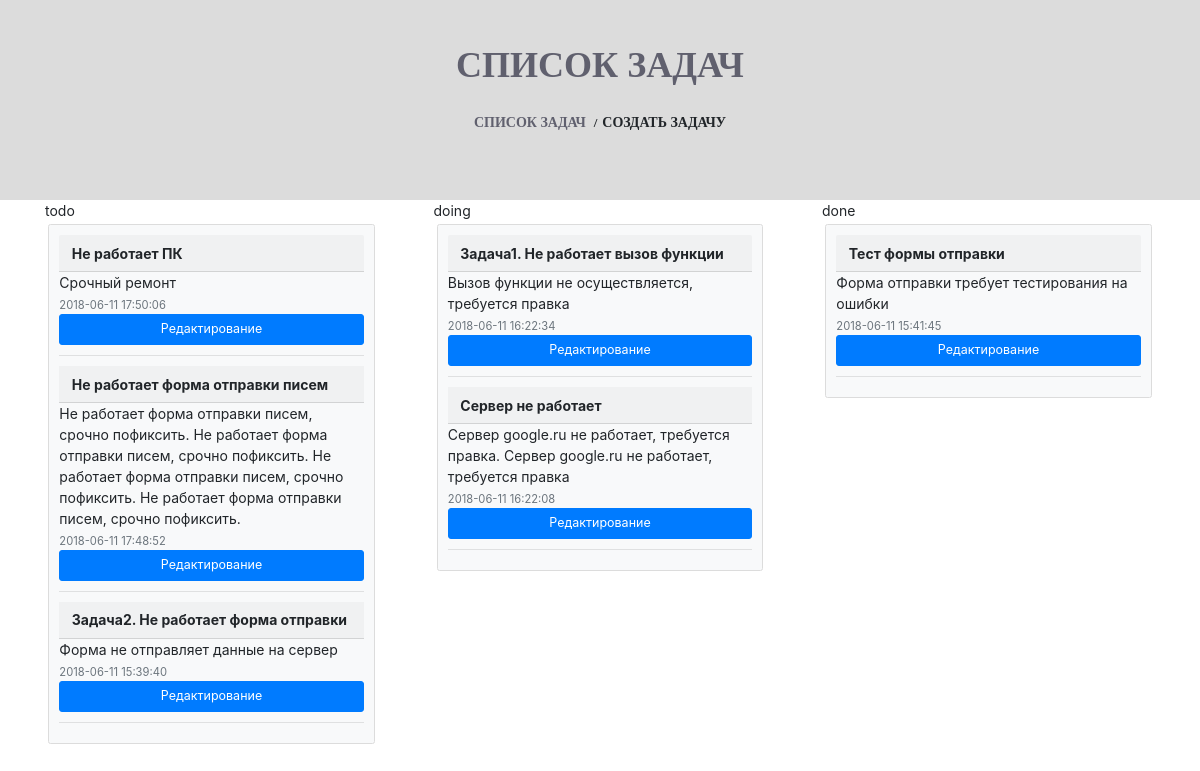
The page / on the database its author committed.
### tables this page shows
CREATE TABLE IF NOT EXISTS `ticket` (
  `id` int(10) unsigned NOT NULL AUTO_INCREMENT,
  `title` varchar(255) NOT NULL,
  `disc` text NOT NULL,
  `inwork` enum('todo','doing','done') NOT NULL,
  `date` timestamp NOT NULL DEFAULT CURRENT_TIMESTAMP ON UPDATE CURRENT_TIMESTAMP,
  PRIMARY KEY (`id`),
  KEY `inwork` (`inwork`)
);

### classes/main.php (the view, shortened to what this page needs)
<?php
class main extends ACore {
    public function actionDefault(){
        $query = "select id,title,disc,date,inwork FROM ticket WHERE inwork='todo' OR inwork='0'  ORDER BY date DESC";
        $result = mysql_query($query);
        echo '
                        <div class="mainblock main__todo">todo
                          <div class="main__todoBlock card bg-light mb-3">';
        for ($i = 0; $i < mysql_num_rows($result);$i++) {
            $row = mysql_fetch_array($result,MYSQL_ASSOC);
            printf(
                '
                                <div class="todoBlock__text card-header">%s</div>
                                <div class="todoBlock__textarea">%s</div>
                                <div class="todoBlock__date"><p class="card-text"><small class="text-muted">%s</small></p></div>
                                <a href="#" onclick="return showWindow(%s)" class="btn btn-primary btn-lg" role="button">Редактирование</a>
                                <hr>
                ',htmlspecialchars($row['title']),htmlspecialchars($row['disc']),htmlspecialchars($row['date']),htmlspecialchars($row['id']));
        }
        echo '</div></div>';
        $query = "select id,title,disc,date,inwork FROM ticket WHERE inwork='doing' OR inwork='1' ORDER BY date DESC";
        $result = mysql_query($query);
        echo '
                        <div class="mainblock main__doing">doing
                          <div class="main__todoBlock card bg-light mb-3">';
        for ($i = 0; $i < mysql_num_rows($result);$i++) {
            $row = mysql_fetch_array($result,MYSQL_ASSOC);
            printf(
                '
                                <div class="todoBlock__text card-header">%s</div>
                                <div class="todoBlock__textarea">%s</div>
                                <div class="todoBlock__date"><p class="card-text"><small class="text-muted">%s</small></p></div>
                                <a href="#" onclick="return showWindow(%s)" class="btn btn-primary btn-lg" role="button">Редактирование</a>
                                <hr>
                ',htmlspecialchars($row['title']),htmlspecialchars($row['disc']),htmlspecialchars($row['date']),htmlspecialchars($row['id']));
        }
        echo '</div></div>';
        $query = "select id,title,disc,date,inwork FROM ticket WHERE inwork='done' OR inwork='2' ORDER BY date DESC";
        $result = mysql_query($query);
        echo '
                        <div class="mainblock main__done">done
                          <div class="main__todoBlock card bg-light mb-3">';
        for ($i = 0; $i < mysql_num_rows($result);$i++) {
            $row = mysql_fetch_array($result,MYSQL_ASSOC);
            printf(
                '
                                <div class="todoBlock__text card-header">%s</div>
                                <div class="todoBlock__textarea">%s</div>
                                <div class="todoBlock__date"><p class="card-text"><small class="text-muted">%s</small></p></div>
                                <a href="#" onclick="return showWindow(%s)" class="btn btn-primary btn-lg" role="button">Редактирование</a>
                                <hr>
                ',htmlspecialchars($row['title']),htmlspecialchars($row['disc']),htmlspecialchars($row['date']),htmlspecialchars($row['id']));
        }
        echo '</div></div></section>';
    }
}
?>

### index.php (shortened to what this page needs)
<?php
require_once("classes/ACore.php");
if ($_GET['option']) {
    $class = trim(strip_tags($_GET['option']));
}
    else {
        $class = 'main';
    }
if (file_exists("classes/".$class.".php")) {
    if(class_exists($class)){
        $obj = new $class;
        $obj->get_body();
    }
    else {
        exit("<p>неn данные для входа</p>");
    }
}
    else {
        exit("<p>не правельный адрес</p>");
    }
?>

### classes/ACore.php (shortened to what this page needs)
<?php
abstract class ACore {
    protected function get_header() {
        include "header.php";
    }
    public function get_body(){
        if (isset($_GET['action']) && method_exists($this, $_GET['action']))  $action = $_GET['action'];
        else $action = 'actionDefault';
        if (!isset($this->actionType[$action]) || $this->actionType[$action] == 'html') $this->get_header();
        $this->{$action}();
    }
}
?>

### header.php (shortened to what this page needs)
<!DOCTYPE html>
<html>
<head>
    <link rel="stylesheet" href="https://stackpath.bootstrapcdn.com/bootstrap/4.1.0/css/bootstrap.min.css">
    <link rel="stylesheet" type="text/css" href="styles/style.css">
</head>
<body>
    <section class="header">
        <div class="container">
            <div class="header__middle">
                <div class="header__title">Cписок задач</div>
                <div class="header__menu">
                    <ul>
                        <li>
                            <a href="?option=main">Список задач</a>
                        </li>
                        <li>
                            <a onclick="showWindow();">Создать задачу</a>
                        </li>
                    </ul>
                </div>
            </div>
        </div>
    </section>
    <section class="main">
        <div class="container">
            <div class="main__middle">

### styles/style.css (style rules this page uses)
* { margin: 0; padding: 0; }
html { font-size: 10px; box-sizing: border-box; }
.container { max-width: 1140px; margin: 0 auto; }
.header { background-color: #dcdcdc; }
.header__title { color: #60606e; font-family: Montserrat; font-size: 36px; font-weight: 700; text-transform: uppercase; text-align: center; }
.header__middle { height: 200px; background-color: #dcdcdc; display: flex; flex-direction: column; justify-content: center; transition: all 1s; overflow: hidden; }
.header__menu ul { display: flex; list-style-type: none; justify-content: center; padding: 20px 0; }
.header__menu ul li a { color: #60606e; font-family: Montserrat; font-size: 14px; font-weight: 700; text-transform: uppercase; text-decoration: none; cursor: pointer; }
.header__menu ul li:first-child:after { content: "/"; margin: 5px; font-family: Montserrat; font-size: 13px; font-weight: 600; }
.main__middle { display: flex; justify-content: space-between; font-size: 14px; }
.main__todoBlock { border: 1px solid #dcdcdc; padding: 10px; margin: 1%; }
.todoBlock__text { font-weight: bold; }
.mainblock { width: 30%; }

### rows shown on the page
ticket: title "Не работает ПК", disc "Срочный ремонт", date "2018-06-11 17:50:06"
ticket: title "Не работает форма отправки писем", disc "Не работает форма отправки писем, срочно пофиксить. Не работает форма отправки писем, срочно пофиксить. Не работает форма отправки писем, срочно пофиксить. Не работает форма отправки писем, срочно пофиксить.", date "2018-06-11 17:48:52"
ticket: title "Задача2. Не работает форма отправки", disc "Форма не отправляет данные на сервер", date "2018-06-11 15:39:40"
ticket: title "Задача1. Не работает вызов функции", disc "Вызов функции не осуществляется, требуется правка", date "2018-06-11 16:22:34"
ticket: title "Сервер не работает", disc "Сервер google.ru не работает, требуется правка. Сервер google.ru не работает, требуется правка", date "2018-06-11 16:22:08"
ticket: title "Тест формы отправки", disc "Форма отправки требует тестирования на ошибки", date "2018-06-11 15:41:45"
